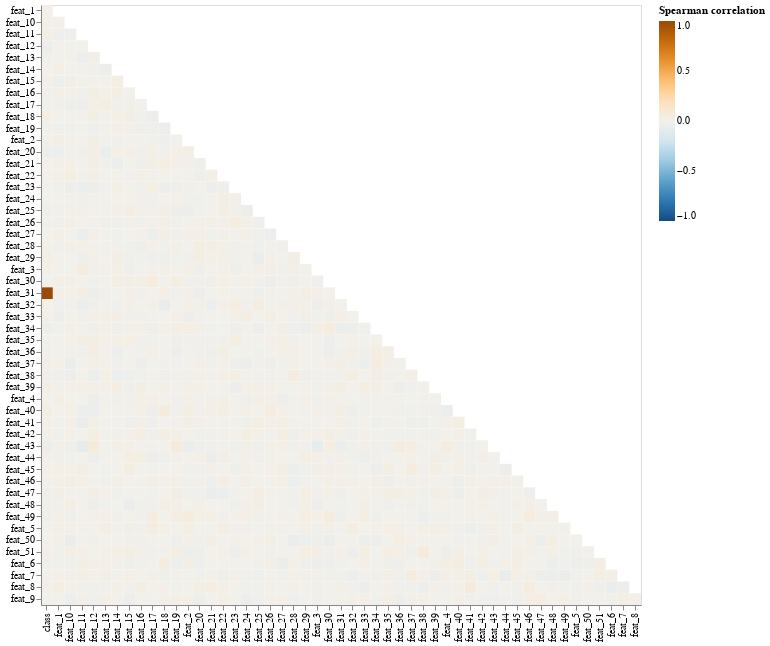

The cell this chart's notebook holds for it:
### Markdown cell above
## Antes

### Code cell
corr = raw_df.corr(method="pearson")

# Transformar a matriz de correlação em formato "long"
corr_melted = (
    corr.reset_index()
    .melt(id_vars="index")
    .rename(
        columns={"index": "Variable1", "variable": "Variable2", "value": "Correlation"}
    )
)

# Para criar um efeito de máscara (primeiro triângulo), podemos filtrar onde a posição é maior que a outra
corr_melted["Variable1_idx"] = corr_melted["Variable1"].astype("category").cat.codes
corr_melted["Variable2_idx"] = corr_melted["Variable2"].astype("category").cat.codes

# Adiciona uma coluna para o filtro do triângulo superior (como na máscara do seaborn)
corr_melted = corr_melted[corr_melted["Variable1_idx"] > corr_melted["Variable2_idx"]]

# Criar o gráfico de heatmap com Altair
heatmap = (
    alt.Chart(corr_melted)
    .mark_rect()
    .encode(
        x=alt.X("Variable2:N", title=""),
        y=alt.Y("Variable1:N", title=""),
        color=alt.Color(
            "Correlation:Q",
            scale=alt.Scale(scheme="blueorange", domain=[-1, 1]),
            title="Spearman correlation",
        ),
        tooltip=["Variable1", "Variable2", "Correlation"],
    )
    .properties(width=600, height=600)
)

heatmap.show()

### Figure 1 — Vega-Lite specification as saved in the notebook (floating-point values rounded to 4 significant figures; data arrays with more than 128 entries replaced by an {"elided": "..."} marker saying what was removed)
{"config": {"view": {"continuousWidth": 300, "continuousHeight": 300}}, "data": {"name": "data-f0ca6fe7c250ca125e3199c0e3c2a5dc"}, "mark": {"type": "rect"}, "encoding": {"color": {"field": "Correlation", "scale": {"domain": [-1, 1], "scheme": "blueorange"}, "title": "Spearman correlation", "type": "quantitative"}, "tooltip": [{"field": "Variable1", "type": "nominal"}, {"field": "Variable2", "type": "nominal"}, {"field": "Correlation", "type": "quantitative"}], "x": {"field": "Variable2", "title": "", "type": "nominal"}, "y": {"field": "Variable1", "title": "", "type": "nominal"}}, "height": 600, "width": 600, "$schema": "https://vega.github.io/schema/vega-lite/v5.20.1.json", "datasets": {"data-f0ca6fe7c250ca125e3199c0e3c2a5dc": {"elided": "1326 records"}}}
